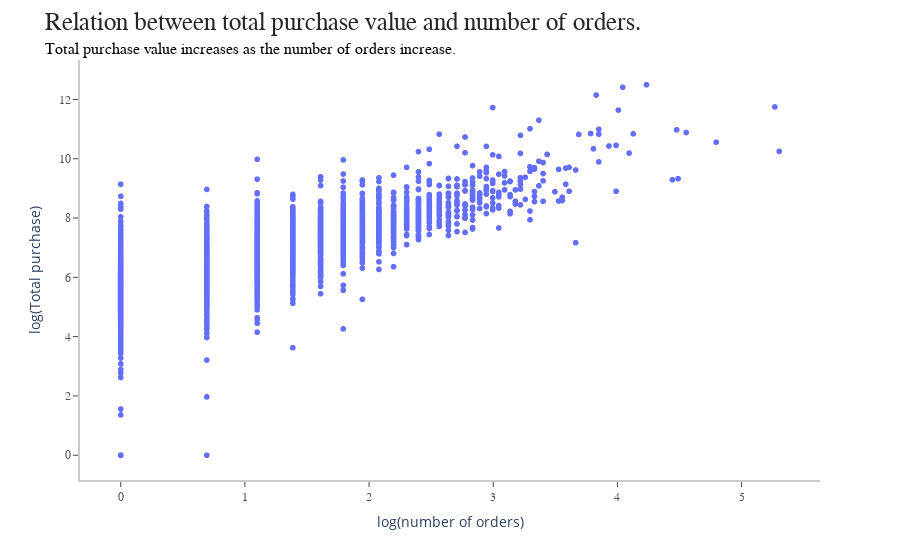

The notebook cell this image was saved under:
### Markdown cell above
## Exploratory Data Analysis

### Code cell
data = df_clusters[df_clusters['number_orders']>0]
fig = px.scatter(x=np.log(data['number_orders']), y=data['total_purchase'].apply(lambda x: np.log(np.abs(1+x))))

annotations = []
annotations.append(dict(xref='paper', yref='paper',
                        x=-0.05, y=1.0,
                                  xanchor='left', yanchor='bottom',
                                  text='Total purchase value increases as the number of orders increase.',
                                  font=dict(family='Arial',
                                            size=16, 
                                            color = 'black'),
                                  showarrow=False))


fig.update_layout(figure_layout(title_text='Relation between total purchase value and number of orders.',
                                x_label='log(number of orders)',
                                y_label='log(Total purchase)',
                               annotations=annotations))

fig.show()

### Figure 1 — Plotly figure (JSON) as saved in the notebook; plotly's stock layout.template omitted (floating-point values rounded to 4 significant figures; data arrays with more than 128 entries replaced by an {"elided": "..."} marker saying what was removed)
{"data": [{"hovertemplate": "x=%{x}<br>y=%{y}<extra></extra>", "legendgroup": "", "marker": {"color": "#636efa", "symbol": "circle"}, "mode": "markers", "name": "", "showlegend": false, "type": "scattergl", "x": {"elided": "4299 float values"}, "xaxis": "x", "y": {"elided": "4299 float values"}, "yaxis": "y"}], "layout": {"annotations": [{"font": {"color": "black", "family": "Arial", "size": 16}, "showarrow": false, "text": "Total purchase value increases as the number of orders increase.", "x": -0.05, "xanchor": "left", "xref": "paper", "y": 1, "yanchor": "bottom", "yref": "paper"}], "autosize": false, "legend": {"tracegroupgap": 0}, "margin": {"t": 60}, "plot_bgcolor": "white", "showlegend": false, "title": {"font": {"color": "rgb(37,37,37)", "family": "Arial", "size": 25}, "text": "Relation between total purchase value and number of orders."}, "xaxis": {"anchor": "y", "domain": [0, 1], "linecolor": "rgb(204, 204, 204)", "linewidth": 2, "showgrid": false, "showline": true, "showticklabels": true, "tickfont": {"color": "rgb(82, 82, 82)", "family": "Arial", "size": 12}, "ticks": "outside", "title": {"text": "log(number of orders)"}}, "yaxis": {"anchor": "x", "domain": [0, 1], "linecolor": "rgb(204, 204, 204)", "linewidth": 2, "showgrid": false, "showline": true, "showticklabels": true, "tickfont": {"color": "rgb(82, 82, 82)", "family": "Arial", "size": 12}, "ticks": "outside", "title": {"text": "log(Total purchase)"}}}}
